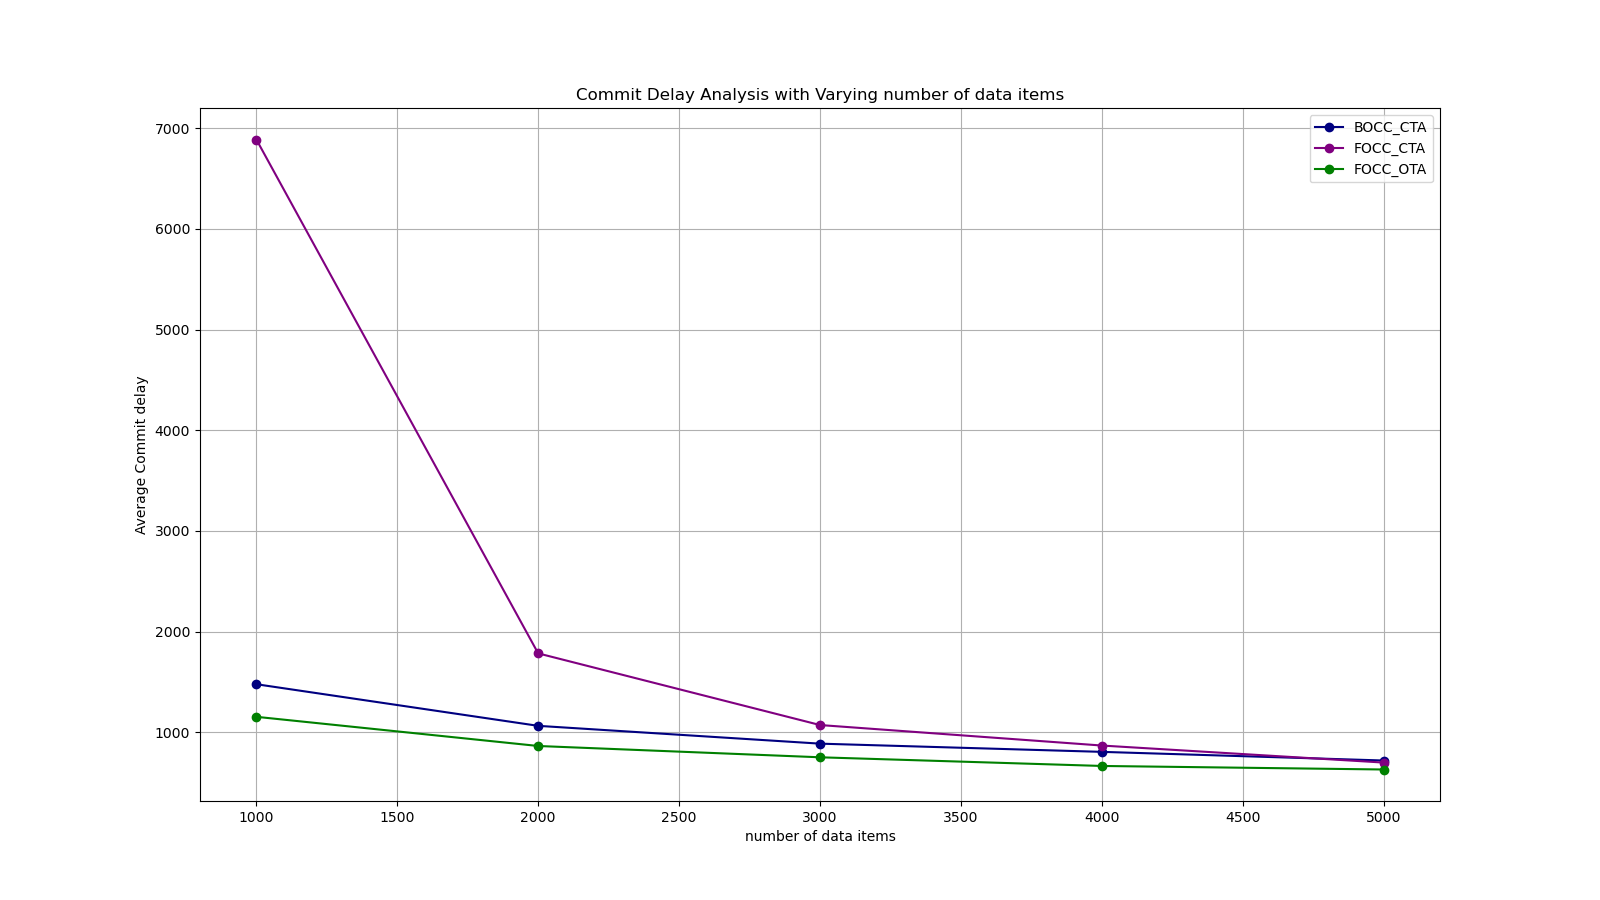

Write Python code to recreate this figure.
# CommitDelay analysis with varying variables 1000-5000

import matplotlib.pyplot as plt
import os

# Data
variables = [1000, 2000, 3000, 4000, 5000]
BOCC_CTA = [1477.96, 1064.74, 887.927, 806.398, 720.497]
FOCC_CTA = [6886.79, 1784.27, 1072.72, 869.178, 700.062]
FOCC_OTA = [1154.39, 864.707, 752.453, 666.405, 631.233]  # To be changed

# make a big plot
plt.figure(figsize=(16, 9))

# plot data
plt.plot(variables, BOCC_CTA, label='BOCC_CTA', marker='o', color='navy')
plt.plot(variables, FOCC_CTA, label='FOCC_CTA', marker='o', color='purple')
plt.plot(variables, FOCC_OTA, label='FOCC_OTA', marker='o', color='green')

# show grid lines
plt.grid(True)

plt.xlabel('number of data items')
plt.ylabel('Average Commit delay')
plt.title('Commit Delay Analysis with Varying number of data items')
plt.legend()
script_name = os.path.splitext(os.path.basename(__file__))[0]
plt.savefig(f"{script_name}.png")
plt.show()
